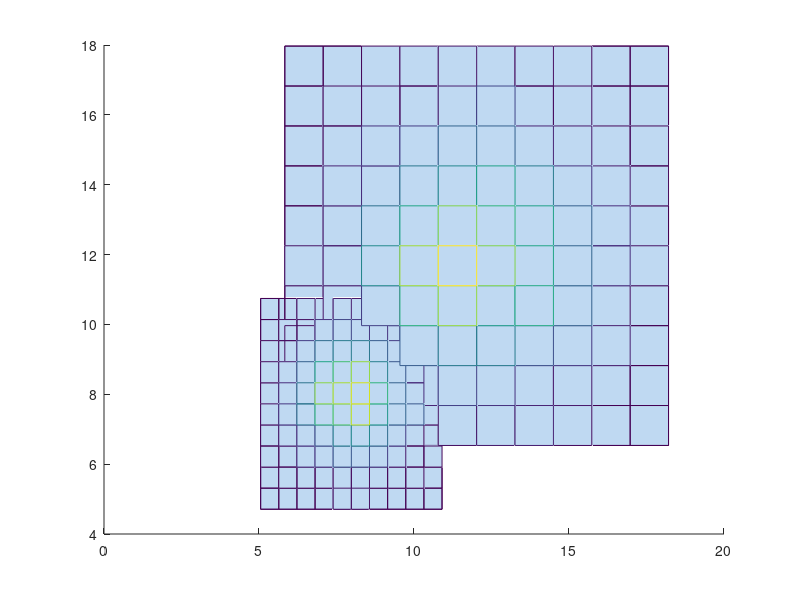

This figure's MATLAB source: (Note: this script raises an error after producing the figure.)
close all;
muSaumon = [8 8];
sigmaSaumon = [1 0; 0 1];
muBar = [12 12];
sigmaBar = [4 0; 0 4];
sizeVT = 1000;
sizeVTSaumon = 1000;
sizeVTBar = 1000;
VTSaumon = mvnrnd(muSaumon, sigmaSaumon, sizeVTSaumon);
VTBar = mvnrnd(muBar, sigmaBar, sizeVTBar);

figure('Name','Histo VT');
hold on;
hist3(VTSaumon);
hist3(VTBar);
hold off;

mcost = [0 1 ; 5 0];

nbIter = 100;
sizeTrain = 100;
nbBarErreur = zeros(nbIter);
nbSaumonErreur = zeros(nbIter);
for i=1:nbIter
    
    SaumonIndice = randperm(sizeVTSaumon, sizeVTSaumon);
    BarIndice = randperm(sizeVTBar,sizeVTBar);
    
    TrainSaumonIndice = SaumonIndice(1:sizeTrain);
    TrainBarIndice = BarIndice(1:sizeTrain);
    Train1Saumon = VTSaumon(TrainSaumonIndice,:);
    Train1Bar = VTBar(TrainBarIndice,:);
    muSaumonTrain = mean(Train1Saumon);
    sigmaSaumonTrain = cov(Train1Saumon);
    muBarTrain = mean(Train1Bar);
    sigmaBarTrain = cov(Train1Bar);
    
    TestBarIndice =  BarIndice(sizeTrain+1:sizeVTBar);
    TestSaumonIndice =  SaumonIndice(sizeTrain+1:sizeVTSaumon);
    TestBar =  VTBar(TestBarIndice);
    TestSaumon = VTSaumon(TestSaumonIndice);
    
    ResBar = Classif2Bayesien(TestBar,muBarTrain,sigmaBarTrain,muSaumonTrain,sigmaSaumonTrain,mcost, sizeVTBar, sizeVTSaumon);
    ResSaumon = Classif2Bayesien(TestSaumon,muBarTrain,sigmaBarTrain,muSaumonTrain,sigmaSaumonTrain,mcost,sizeVTBar, sizeVTSaumon);
    nbBarErreur(i) = size(ResBar,1)-sum(ResBar);
    nbSaumonErreur(i) = sum(ResSaumon);
end;

erreurmoyenne = (nbBarErreur./length(TestBar) + nbSaumonErreur./length(TestSaumon))./ (length(TestSaumon) + length(TestBar));

figure('Name','Error');
plot(1:1:nbIter,nbBarErreur,'color','g');
hold on;
plot(1:1:nbIter,nbSaumonErreur,'color','b');
plot(1:1:nbIter,erreurmoyenne,'color','r');
hold off;
    

function res = Classif2Bayesien(test,mu1, cov1, mu2, cov2, mcost, size1, size2)
probtest = mvnpdf(test,mu1,cov1) ./ mvnpdf(test,mu2,cov2);

diff1 = mcost(1,2) - mcost(2,2);
diff2 = mcost(2,1) - mcost(1,1);

diff = diff1 / diff2;

res = (probtest > (diff * ((size2/(size1+size2)) / (size1/(size1+size2)))));
end